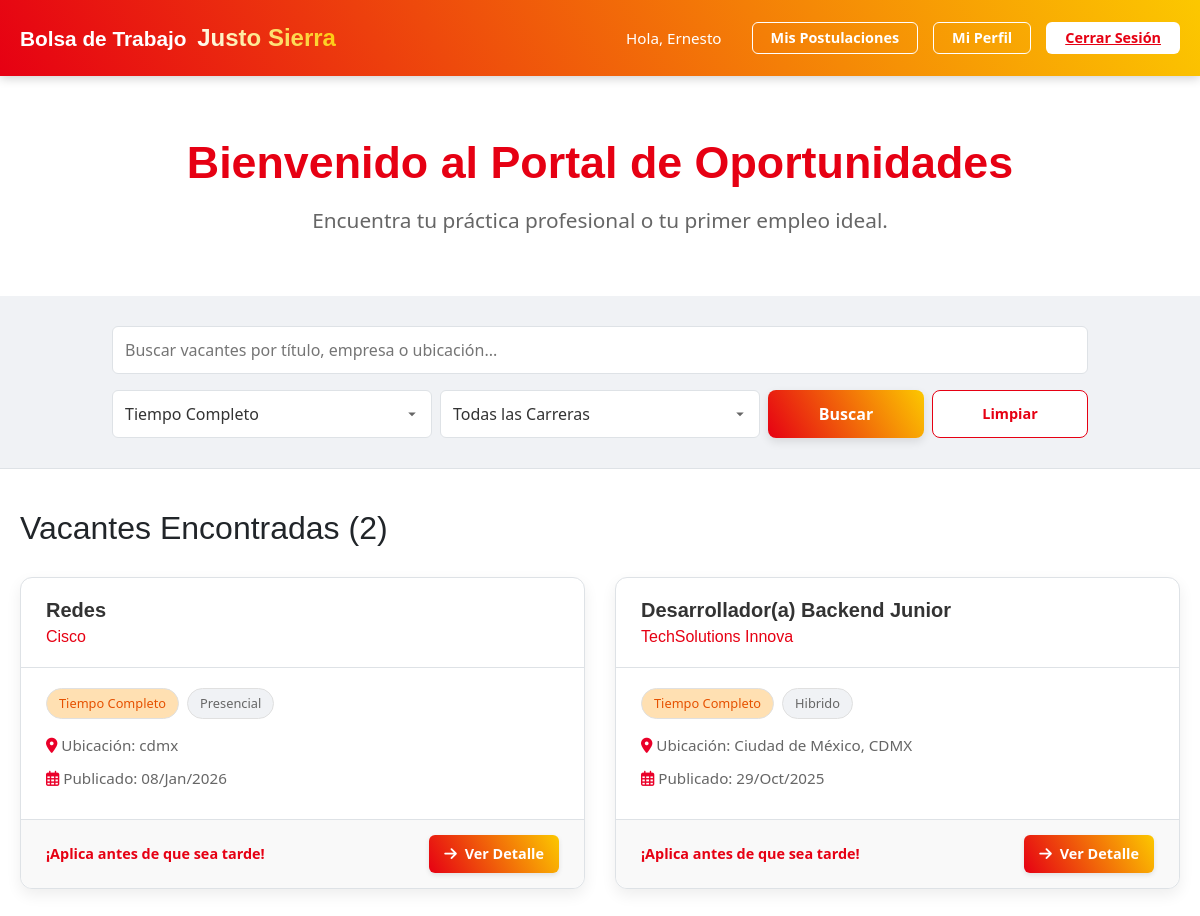
The page /Justo-Sierra/students/dashboard.php?contrato=tiempo_completo (signed in) on the database its author committed.
### tables this page shows
CREATE TABLE `vacantes` (
  `id_vacante` int(11) NOT NULL,
  `id_empresa` int(11) NOT NULL,
  `titulo` varchar(255) NOT NULL,
  `descripcion` text NOT NULL,
  `tipo_contrato` enum('tiempo_completo','medio_tiempo','practicas','temporal','proyecto') NOT NULL,
  `modalidad` enum('presencial','remoto','hibrido') NOT NULL,
  `salario_ofrecido` decimal(10,2) DEFAULT NULL,
  `ubicacion` varchar(255) DEFAULT NULL,
  `estado` enum('abierta','cerrada') DEFAULT 'abierta',
  `fecha_publicacion` timestamp NOT NULL DEFAULT current_timestamp()
);

CREATE TABLE `empresas` (
  `id_empresa` int(11) NOT NULL,
  `nombre_empresa` varchar(255) NOT NULL,
  `email_contacto` varchar(255) NOT NULL,
  `password` varchar(255) NOT NULL,
  `rfc` varchar(13) DEFAULT NULL,
  `descripcion` text DEFAULT NULL,
  `sitio_web` varchar(255) DEFAULT NULL,
  `logo_url` varchar(255) DEFAULT NULL,
  `estado_validacion` enum('pendiente','aprobada','rechazada') DEFAULT 'pendiente',
  `fecha_registro` timestamp NOT NULL DEFAULT current_timestamp(),
  `es_catalogo_sspp` tinyint(1) DEFAULT 0,
  `vigencia_sspp` date DEFAULT NULL
);

### Justo-Sierra/students/dashboard.php (the view, shortened to what this page needs)
<?php
$nombre_alumno = $_SESSION['nombre_alumno'] ?? 'Alumno';
$vacantes = [];
$error_busqueda = null;
$termino_busqueda = $_GET['search'] ?? '';
$tipo_contrato_filtro = $_GET['contrato'] ?? '';
$carrera_filtro = $_GET['carrera'] ?? '';
try {
    $params = [];
    $where_conditions = ["v.estado = 'abierta'"];
    if (!empty($tipo_contrato_filtro)) {
        $where_conditions[] = "v.tipo_contrato = :contrato";
        $params[':contrato'] = $tipo_contrato_filtro;
    }
    $sql = "SELECT id_vacante, titulo, ubicacion, estado, tipo_contrato, modalidad, fecha_publicacion, nombre_empresa
            FROM Vacantes v
            JOIN Empresas e ON v.id_empresa = e.id_empresa";
    if (count($where_conditions) > 0) {
        $sql .= " WHERE " . implode(" AND ", $where_conditions);
    }
    $sql .= " ORDER BY v.fecha_publicacion DESC";
    $stmt = $conexion->prepare($sql);
    $stmt->execute($params);
    $vacantes = $stmt->fetchAll(PDO::FETCH_ASSOC);
} catch (PDOException $e) {
    error_log("Error de BD al buscar vacantes: " . $e->getMessage());
    $error_busqueda = "Error al conectar con el catálogo de vacantes. Por favor, intente más tarde.";
}
function formatear_tag($texto) {
    $formato = str_replace('_', ' ', $texto);
    return ucwords($formato);
}
$show_limpiar = (!empty($termino_busqueda) || !empty($tipo_contrato_filtro) || !empty($carrera_filtro));
$col_contrato = $show_limpiar ? 'col-md-4' : 'col-md-5';
$col_carrera = $show_limpiar ? 'col-md-4' : 'col-md-5';
$col_buscar = $show_limpiar ? 'col-md-2' : 'col-md-2';
?>
<!DOCTYPE html>
<html lang="es">
<head>
    <link rel="stylesheet" href="../assets/css/style.css">
    <link href="https://cdn.jsdelivr.net/npm/bootstrap@5.3.3/dist/css/bootstrap.min.css" rel="stylesheet">
    <link rel="stylesheet" href="https://cdnjs.cloudflare.com/ajax/libs/font-awesome/6.0.0-beta3/css/all.min.css">
</head>
<body>
    <nav class="navbar">
        <div class="navbar-brand">
            Bolsa de Trabajo <span class="brand-js">Justo Sierra</span>
        </div>
        <div class="navbar-links">
            <span class="welcome-msg">Hola, <?php echo htmlspecialchars($nombre_alumno); ?></span>
            <a href="mis_postulaciones.php" class="btn-secondary-nav">Mis Postulaciones</a>
            <a href="perfil_alumno.php" class="btn-secondary-nav">Mi Perfil</a>
            <a href="../logout.php" class="btn-logout">Cerrar Sesión</a>
        </div>
    </nav>
    <div class="welcome-hero">
        <div class="container">
            <h2>Bienvenido al Portal de Oportunidades</h2>
            <p>Encuentra tu práctica profesional o tu primer empleo ideal.</p>
        </div>
    </div>
    <div class="search-bar-container">
        <form action="dashboard.php" method="GET" class="search-layout container"
              style="max-width: 1000px;">
            <div class="row mb-3">
                <div class="col-12">
                    <input type="text" name="search" class="search-input"
                           placeholder="Buscar vacantes por título, empresa o ubicación..."
                           value="<?php echo htmlspecialchars($termino_busqueda); ?>"
                           style="width: 100%;">
                </div>
            </div>
            <div class="row g-2 align-items-center">
                <div class="<?php echo $col_contrato; ?>">
                    <select name="contrato" class="filter-select"
                            style="width: 100%; height: 48px;">
                        <?php $opciones_contrato = [
                            'tiempo_completo' => 'Tiempo Completo',
                            'medio_tiempo' => 'Medio Tiempo',
                            'practicas' => 'Prácticas / Pasantía',
                            'por_proyecto' => 'Por Proyecto'
                        ];
                        foreach ($opciones_contrato as $val => $label): ?>
                            <option value="<?php echo $val; ?>" <?php echo $tipo_contrato_filtro === $val ? 'selected' : ''; ?>>
                                <?php echo $label; ?>
                            </option>
                        <?php endforeach; ?>
                    </select>
                </div>
                <div class="<?php echo $col_carrera; ?>">
                    <select name="carrera" class="filter-select"
                            style="width: 100%; height: 48px;">
                        <option value="">Todas las Carreras</option>
                    </select>
                </div>
                <div class="<?php echo $col_buscar; ?>">
                    <button type="submit" class="boton-principal search-button w-100" style="height: 48px;">Buscar</button>
                </div>
                <?php if ($show_limpiar): ?>
                <div class="col-md-2">
                    <a href="dashboard.php" class="btn-secundario-form w-100" style="height: 48px; display: flex; align-items: center; justify-content: center; font-size: 0.9rem;">
                        Limpiar
                    </a>
                </div>
                <?php endif; ?>
            </div>
        </form>
    </div>
    <div class="dashboard-container">
        <h2 style="text-align: left; margin-bottom: 30px;">
            Vacantes Encontradas (<?php echo count($vacantes); ?>)
        </h2>
        <?php if ($error_busqueda): ?>
            <div class='mensaje error'><?php echo $error_busqueda; ?></div>
        <?php elseif (count($vacantes) > 0): ?>
            <div class="job-list">
                <?php foreach ($vacantes as $vacante): ?>
                    <div class="job-card">
                        <div class="job-card-header">
                            <h2 style="font-size: 1.25rem; font-weight: 600; color: var(--color-texto-principal);">
                                <?php echo htmlspecialchars($vacante['titulo']); ?>
                            </h2>
                            <h3 style="font-size: 1rem; color: var(--color-js-rojo-principal); font-weight: 500; margin-top: 5px;">
                                <?php echo htmlspecialchars($vacante['nombre_empresa']); ?>
                            </h3>
                        </div>
                        <div class="job-card-body">
                            <div class="job-card-tags" style="margin-bottom: 15px;">
                                <?php
                                    $tags = [
                                        $vacante['tipo_contrato'],
                                        $vacante['modalidad']
                                    ];
                                    foreach ($tags as $tag_val):
                                        $clase = ($tag_val === $vacante['tipo_contrato']) ? 'tag-contrato' : '';
                                ?>
                                    <span class="tag <?php echo $clase; ?>"><?php echo formatear_tag($tag_val); ?></span>
                                <?php endforeach; ?>
                            </div>
                            <p style="margin-top: 15px; font-size: 0.95rem; color: var(--color-texto-secundario);">
                                <i class="fas fa-map-marker-alt" style="color: var(--color-js-rojo-secundario);"></i> Ubicación: <?php echo htmlspecialchars($vacante['ubicacion']); ?>
                            </p>
                            <p style="font-size: 0.95rem; color: var(--color-texto-secundario);">
                                <i class="far fa-calendar-alt" style="color: var(--color-js-rojo-secundario);"></i> Publicado: <?php echo date('d/M/Y', strtotime($vacante['fecha_publicacion'])); ?>
                            </p>
                        </div>
                        <div class="job-card-footer">
                            <span style="color: var(--color-js-rojo-principal); font-weight: 700;">
                                ¡Aplica antes de que sea tarde!
                            </span>
                            <a href="detalle_vacante.php?id=<?php echo $vacante['id_vacante']; ?>"
                               class="boton-principal-sm">
                                <i class="fas fa-arrow-right"></i> Ver Detalle
                            </a>
                        </div>
                    </div>
                <?php endforeach; ?>
            </div>
        <?php endif; ?>
    </div>
</body>
</html>

### Justo-Sierra/students/dashboard.php (style rules this page uses)
.navbar { background: var(--gradiente-js-principal); padding: 15px 20px; }
.navbar-brand { color: var(--color-blanco) !important; font-weight: 700; font-size: 1.3rem; }
.navbar-links .welcome-msg { color: var(--color-blanco); margin-right: 15px; font-size: 0.95rem; font-weight: 500; }
.welcome-hero { padding: 60px 0; }
.search-bar-container { margin-top: 0 !important; padding: 30px 0; background-color: var(--color-fondo); border-bottom: 1px solid var(--color-borde); box-shadow: none; border-radius: 0; }

### rows shown on the page
vacantes: titulo "Redes", id_empresa.nombre_empresa "Cisco", tipo_contrato "Tiempo Completo", modalidad "Presencial", ubicacion "cdmx", fecha_publicacion "08/Jan/2026"
vacantes: titulo "Desarrollador(a) Backend Junior", id_empresa.nombre_empresa "TechSolutions Innova", tipo_contrato "Tiempo Completo", modalidad "Hibrido", ubicacion "Ciudad de México, CDMX", fecha_publicacion "29/Oct/2025"

### other values the page prints
$nombre_alumno "Ernesto"
count($vacantes) "2"
form field contrato "Tiempo Completo"
